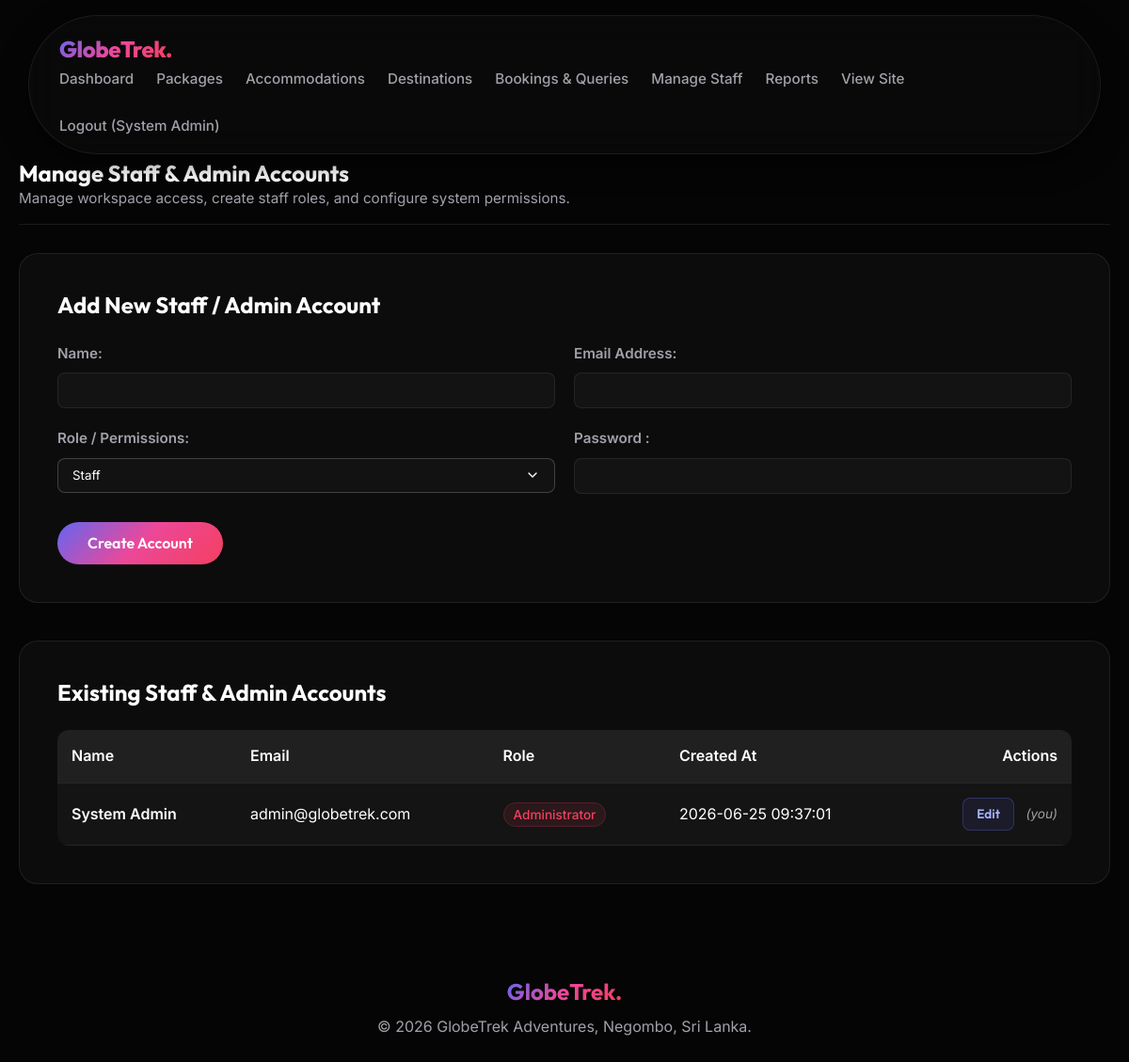
Page /admin_staff.php (signed in) on the committed database.
### tables this page shows
CREATE TABLE `users` (
  `user_id` int(11) NOT NULL,
  `name` varchar(100) NOT NULL,
  `email` varchar(100) NOT NULL,
  `password` varchar(255) NOT NULL,
  `role` enum('customer','staff','admin') NOT NULL DEFAULT 'customer',
  `created_at` timestamp NOT NULL DEFAULT current_timestamp()
);

### admin_staff.php (the view, shortened to what this page needs)
<?php
require 'db.php';
require 'header.php';
$editing = null;
?>
<div class="section-header">
    <div>
        <h2>Manage Staff & Admin Accounts</h2>
        <p style="color: var(--text-secondary); font-size: 0.95rem;">Manage workspace access, create staff roles, and configure system permissions.</p>
    </div>
</div>
<div class="card" style="padding: 2.5rem; margin-top: 30px; margin-bottom: 40px; border-radius: 20px;">
    <h3 style="font-family: var(--font-heading); font-size: 1.5rem; margin-bottom: 25px; font-weight: 700;">
        <?= $editing ? 'Edit Account' : 'Add New Staff / Admin Account' ?>
    </h3>
    <form method="POST" action="admin_staff.php" style="display: flex; flex-direction: column; gap: 20px;">
        <div style="display: grid; grid-template-columns: repeat(auto-fit, minmax(250px, 1fr)); gap: 20px;">
            <div style="display: flex; flex-direction: column; gap: 8px;">
                <label style="font-weight: 600; font-size: 0.95rem; color: var(--text-secondary);">Name:</label>
                <input type="text" name="name" value="<?= htmlspecialchars($editing['name'] ?? '') ?>" required style="margin-bottom: 0; max-width: 100%;">
            </div>
            <div style="display: flex; flex-direction: column; gap: 8px;">
                <label style="font-weight: 600; font-size: 0.95rem; color: var(--text-secondary);">Email Address:</label>
                <input type="email" name="email" value="<?= htmlspecialchars($editing['email'] ?? '') ?>" required style="margin-bottom: 0; max-width: 100%;">
            </div>
        </div>
        <div style="display: grid; grid-template-columns: repeat(auto-fit, minmax(200px, 1fr)); gap: 20px;">
            <div style="display: flex; flex-direction: column; gap: 8px;">
                <label style="font-weight: 600; font-size: 0.95rem; color: var(--text-secondary);">Role / Permissions:</label>
                <select name="role" required style="margin-bottom: 0; max-width: 100%;">
                    <option value="staff" <?= (isset($editing['role']) && $editing['role'] === 'staff') ? 'selected' : '' ?>>Staff</option>
                </select>
            </div>
            <div style="display: flex; flex-direction: column; gap: 8px;">
                <label style="font-weight: 600; font-size: 0.95rem; color: var(--text-secondary);">Password :</label>
                <input type="password" name="password" style="margin-bottom: 0; max-width: 100%;">
            </div>
        </div>
        <div style="display: flex; gap: 15px; margin-top: 10px; align-items: center;">
            <button type="submit" class="btn" style="margin-top: 0; padding: 0.8rem 2rem;">
                <?= $editing ? 'Update Account' : 'Create Account' ?>
            </button>
        </div>
    </form>
</div>
<div class="card" style="padding: 2.5rem; margin-bottom: 40px; border-radius: 20px;">
    <h3 style="font-family: var(--font-heading); font-size: 1.5rem; margin-bottom: 25px; font-weight: 700;">Existing Staff & Admin Accounts</h3>
    <?php
    $stmt = $pdo->query("SELECT * FROM users WHERE role IN ('staff','admin') ORDER BY created_at DESC");
    $accounts = $stmt->fetchAll(PDO::FETCH_ASSOC);
    ?>
    <?php if (empty($accounts)): ?>
        <p style="color: var(--text-secondary);">No staff/admin accounts yet.</p>
    <?php else: ?>
        <div style="overflow-x: auto;">
            <table style="margin-top: 0; width: 100%;">
                <thead>
                    <tr>
                        <th>Name</th>
                        <th>Email</th>
                        <th>Role</th>
                        <th>Created At</th>
                        <th style="text-align: right;">Actions</th>
                    </tr>
                </thead>
                <tbody>
                    <?php foreach ($accounts as $acc): ?>
                        <tr>
                            <td style="font-weight: 600; color: var(--text-primary);"><?= htmlspecialchars($acc['name']) ?></td>
                            <td><?= htmlspecialchars($acc['email']) ?></td>
                            <td>
                                <?php if ($acc['role'] === 'admin'): ?>
                                    <span style="background: rgba(244, 63, 94, 0.1); color: #f43f5e; padding: 4px 10px; border-radius: 999px; font-size: 0.85rem; font-weight: 500; border: 1px solid rgba(244, 63, 94, 0.2);">Administrator</span>
                                <?php else: ?>
                                    <span style="background: rgba(99, 102, 241, 0.1); color: #818cf8; padding: 4px 10px; border-radius: 999px; font-size: 0.85rem; font-weight: 500; border: 1px solid rgba(99, 102, 241, 0.2);">Staff</span>
                                <?php endif; ?>
                            </td>
                            <td><?= htmlspecialchars($acc['created_at']) ?></td>
                            <td style="text-align: right; white-space: nowrap;">
                                <a href="admin_staff.php?action=edit&id=<?= $acc['user_id'] ?>" class="btn" style="margin-top: 0; padding: 6px 14px; font-size: 0.85rem; background: rgba(99, 102, 241, 0.1); border: 1px solid rgba(99, 102, 241, 0.3); color: #a5b4fc; border-radius: 8px;">Edit</a>
                                <?php if ($acc['user_id'] != $_SESSION['user_id']): ?>
                                    <a href="admin_staff.php?action=delete&id=<?= $acc['user_id'] ?>" class="btn" style="margin-top: 0; padding: 6px 14px; font-size: 0.85rem; background: rgba(244, 63, 94, 0.1); border: 1px solid rgba(244, 63, 94, 0.3); color: #fca5a5; border-radius: 8px; margin-left: 8px;" onclick="return confirm('Delete this account?');">Delete</a>
                                <?php else: ?>
                                    <span style="color: var(--text-secondary); font-size: 0.85rem; font-style: italic; margin-left: 8px;">(you)</span>
                                <?php endif; ?>
                            </td>
                        </tr>
                    <?php endforeach; ?>
                </tbody>
            </table>
        </div>
    <?php endif; ?>
</div>
<?php require 'footer.php'; ?>

### css/style.css (style rules this page uses)
:root { --bg-primary: #050505; --bg-secondary: #0a0a0a; --text-primary: #ffffff; --text-secondary: #a1a1aa; --accent-gradient: linear-gradient(135deg, #6366f1, #ec4899, #f43f5e); --accent-solid: #ec4899; --glass-bg: rgba(255, 255, 255, 0.03); --glass-border: rgba(255, 255, 255, 0.08); --glass-hover: rgba(255, 255, 255, 0.08); --font-heading: 'Outfit', sans-serif; --font-body: 'Inter', sans-serif; --transition-smooth: all 0.4s cubic-bezier(0.16, 1, 0.3, 1); --transition-bounce: all 0.5s cubic-bezier(0.34, 1.56, 0.64, 1); }
* { margin: 0; padding: 0; box-sizing: border-box; }
html { scroll-behavior: smooth; background-color: var(--bg-primary); scroll-padding-top: 120px; }
body { font-family: var(--font-body); color: var(--text-primary); line-height: 1.6; overflow-x: hidden; -webkit-font-smoothing: antialiased; padding-top: 100px; }
a { text-decoration: none; color: inherit; transition: var(--transition-smooth); }
h1, h2, h3, h4, h5, h6 { font-family: var(--font-heading); line-height: 1.2; }
input, textarea { background: var(--glass-bg); border: 1px solid var(--glass-border); color: var(--text-primary); padding: 10px 15px; border-radius: 8px; font-family: var(--font-body); margin-bottom: 15px; width: 100%; max-width: 400px; }
select { background: #121212; border: 1px solid rgba(255, 255, 255, 0.2); color: var(--text-primary); padding: 10px 15px; border-radius: 8px; font-family: var(--font-body); margin-bottom: 15px; width: 100%; max-width: 400px; cursor: pointer; appearance: none; -webkit-appearance: none; -moz-appearance: none; background-repeat: no-repeat; background-position: right 15px center; background-size: 16px; padding-right: 40px; }
select option { background-color: #ffffff !important; color: #000000 !important; }
button, .btn { display: inline-flex; align-items: center; justify-content: center; padding: 0.75rem 1.5rem; border-radius: 100px; font-family: var(--font-heading); font-weight: 600; font-size: 1rem; cursor: pointer; border: none; transition: var(--transition-bounce); background: var(--accent-gradient); color: white; margin-top: 10px; }
table { width: 100%; border-collapse: collapse; margin-top: 20px; background: var(--glass-bg); border-radius: 12px; overflow: hidden; }
th, td { padding: 15px; text-align: left; border-bottom: 1px solid var(--glass-border); }
th { background: rgba(255, 255, 255, 0.05); font-weight: 600; color: var(--text-primary); }
.card { background: var(--glass-bg); border: 1px solid var(--glass-border); border-radius: 16px; margin-bottom: 20px; overflow: hidden; display: flex; flex-direction: column; transition: var(--transition-smooth); }
.card h3 { font-size: 1.3rem; margin-bottom: 5px; }
.section-header { display: flex; justify-content: space-between; align-items: flex-end; border-bottom: 1px solid var(--glass-border); padding-bottom: 15px; }

### rows in the picture
users: name "System Admin", email "admin@globetrek.com", role "Administrator", created_at "2026-06-25 09:37:01", shows "(you)"

### other values in the picture
$name "System Admin"
